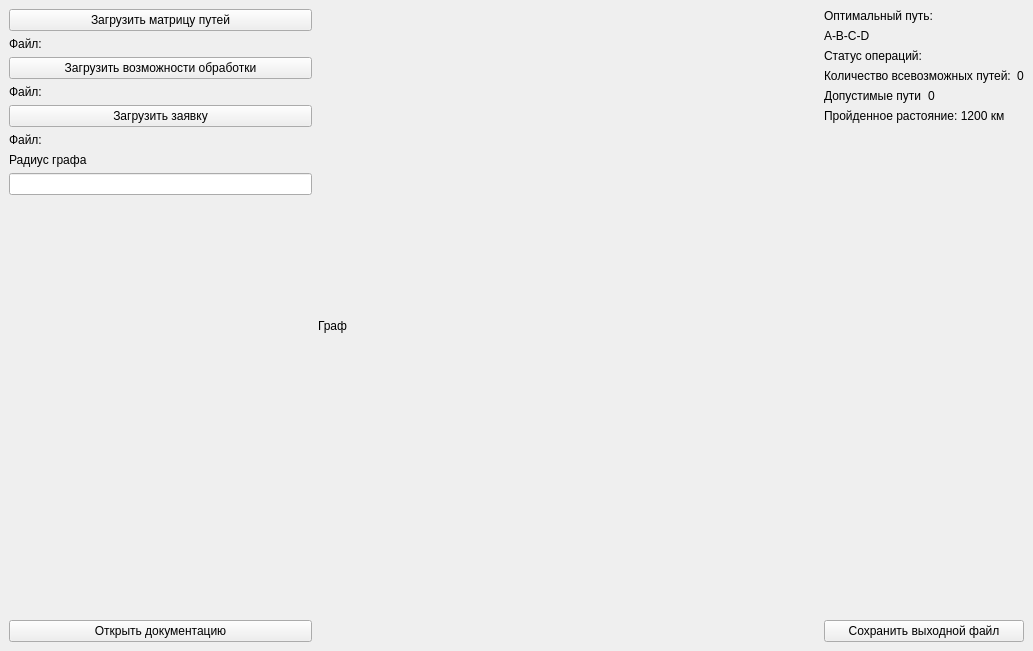
<?xml version="1.0" encoding="UTF-8"?>
<ui version="4.0">
 <class>MainWindow</class>
 <widget class="QMainWindow" name="MainWindow">
  <property name="geometry">
   <rect>
    <x>0</x>
    <y>0</y>
    <width>1033</width>
    <height>651</height>
   </rect>
  </property>
  <property name="windowTitle">
   <string>MainWindow</string>
  </property>
  <widget class="QWidget" name="centralwidget">
   <layout class="QHBoxLayout" name="horizontalLayout_3">
    <item>
     <layout class="QVBoxLayout" name="verticalLayout">
      <item>
       <widget class="QPushButton" name="pushButton">
        <property name="text">
         <string>Загрузить матрицу путей</string>
        </property>
       </widget>
      </item>
      <item>
       <widget class="QLabel" name="label">
        <property name="text">
         <string>Файл: </string>
        </property>
       </widget>
      </item>
      <item>
       <widget class="QPushButton" name="pushButton_2">
        <property name="text">
         <string>Загрузить возможности обработки</string>
        </property>
       </widget>
      </item>
      <item>
       <widget class="QLabel" name="label_2">
        <property name="text">
         <string>Файл: </string>
        </property>
       </widget>
      </item>
      <item>
       <widget class="QPushButton" name="pushButton_3">
        <property name="text">
         <string>Загрузить заявку</string>
        </property>
       </widget>
      </item>
      <item>
       <widget class="QLabel" name="label_3">
        <property name="text">
         <string>Файл: </string>
        </property>
       </widget>
      </item>
      <item>
       <widget class="QLabel" name="label_4">
        <property name="text">
         <string>Радиус графа</string>
        </property>
       </widget>
      </item>
      <item>
       <widget class="QLineEdit" name="lineEdit"/>
      </item>
      <item>
       <spacer name="verticalSpacer">
        <property name="orientation">
         <enum>Qt::Vertical</enum>
        </property>
        <property name="sizeHint" stdset="0">
         <size>
          <width>20</width>
          <height>40</height>
         </size>
        </property>
       </spacer>
      </item>
      <item>
       <widget class="QPushButton" name="pushButton_4">
        <property name="text">
         <string>Открыть документацию</string>
        </property>
       </widget>
      </item>
     </layout>
    </item>
    <item>
     <widget class="QLabel" name="label_5">
      <property name="minimumSize">
       <size>
        <width>500</width>
        <height>500</height>
       </size>
      </property>
      <property name="text">
       <string>Граф</string>
      </property>
     </widget>
    </item>
    <item>
     <layout class="QVBoxLayout" name="verticalLayout_2">
      <item>
       <widget class="QLabel" name="label_6">
        <property name="text">
         <string>Оптимальный путь: </string>
        </property>
       </widget>
      </item>
      <item>
       <widget class="QLabel" name="label_7">
        <property name="text">
         <string>A-B-C-D</string>
        </property>
       </widget>
      </item>
      <item>
       <widget class="QLabel" name="label_9">
        <property name="text">
         <string>Статус операций: </string>
        </property>
       </widget>
      </item>
      <item>
       <layout class="QVBoxLayout" name="verticalLayout_3">
        <item>
         <layout class="QHBoxLayout" name="horizontalLayout">
          <item>
           <widget class="QLabel" name="label_11">
            <property name="text">
             <string>Количество всевозможных путей:</string>
            </property>
           </widget>
          </item>
          <item>
           <widget class="QLabel" name="label_12">
            <property name="text">
             <string>0</string>
            </property>
           </widget>
          </item>
         </layout>
        </item>
        <item>
         <layout class="QHBoxLayout" name="horizontalLayout_2">
          <item>
           <widget class="QLabel" name="label_13">
            <property name="text">
             <string>Допустимые пути</string>
            </property>
           </widget>
          </item>
          <item>
           <widget class="QLabel" name="label_14">
            <property name="text">
             <string>0</string>
            </property>
           </widget>
          </item>
         </layout>
        </item>
       </layout>
      </item>
      <item>
       <widget class="QLabel" name="label_8">
        <property name="text">
         <string>Пройденное растояние: 1200 км</string>
        </property>
       </widget>
      </item>
      <item>
       <spacer name="verticalSpacer_2">
        <property name="orientation">
         <enum>Qt::Vertical</enum>
        </property>
        <property name="sizeHint" stdset="0">
         <size>
          <width>20</width>
          <height>40</height>
         </size>
        </property>
       </spacer>
      </item>
      <item>
       <widget class="QPushButton" name="pushButton_5">
        <property name="text">
         <string>Сохранить выходной файл</string>
        </property>
       </widget>
      </item>
     </layout>
    </item>
   </layout>
  </widget>
 </widget>
 <resources/>
 <connections/>
</ui>
